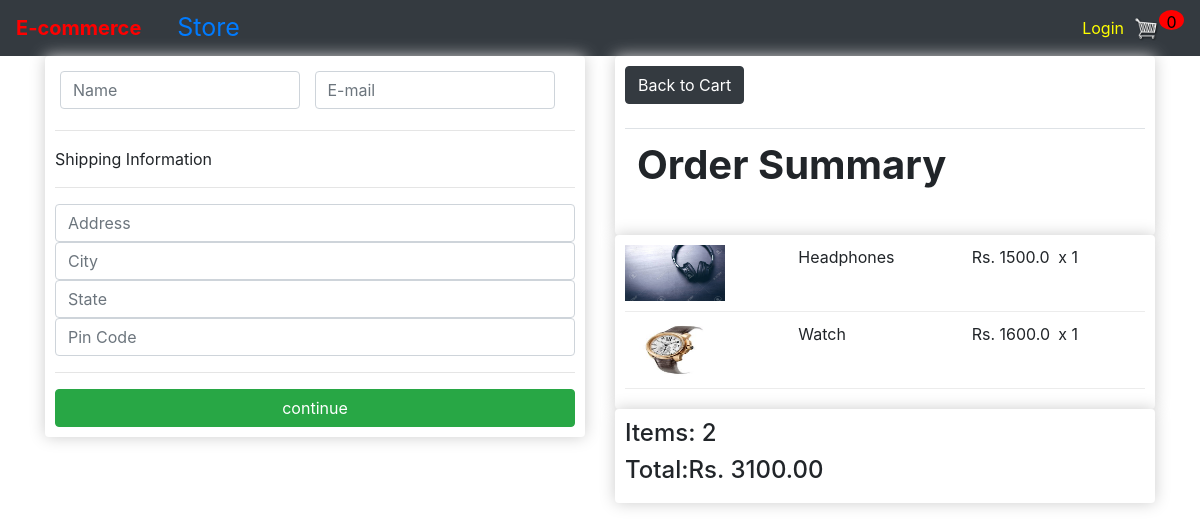
/checkout/ (signed in), run on an earlier commit of the app's database.
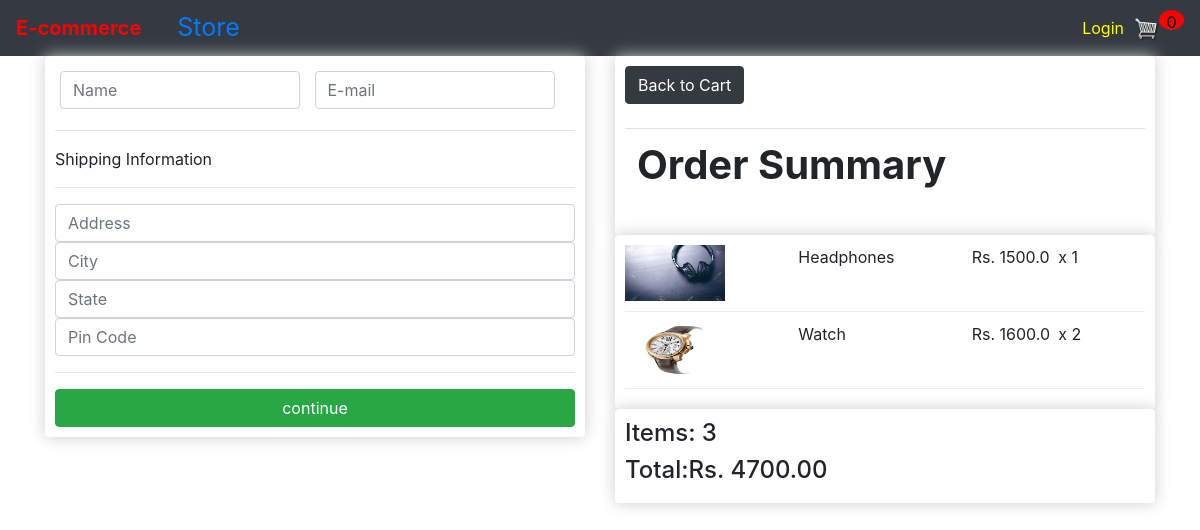
And on a later commit of the database.
### store/models.py (models this page shows, shortened)
class OrderItem(models.Model):
    product = models.ForeignKey(Product, on_delete=models.SET_NULL, blank=True, null=True)
    order = models.ForeignKey(Order, on_delete=models.SET_NULL, blank=True, null=True)
    quantity = models.IntegerField(default=0, null=True, blank=True)
    data_added = models.DateTimeField(auto_now_add=True)
    @property
    def get_total(self):
         total = self.product.price*self.quantity
         return total

class Order(models.Model):
    customer = models.ForeignKey(Customer, on_delete=models.SET_NULL, blank=True , null=True);
    date_order = models.DateTimeField(auto_now_add = True)
    complete = models.BooleanField(default = False , null = True, blank=False)
    transaction_id = models.CharField(max_length=200, null=True)
    @property
    def get_cart_total(self):
        orderitems = self.orderitem_set.all()
        total = sum([item.get_total for item in orderitems])
        return total
    @property
    def get_cart_items(self):
        orderitems = self.orderitem_set.all()
        total = sum([item.quantity for item in orderitems])
        return total

class Product(models.Model):
    name = models.CharField(max_length=200, null=True)
    price = models.FloatField()
    digital = models.BooleanField(default=False, null=True, blank= False)
    image = models.ImageField(null=True, blank=True)
    @property
    def imageURL(self):
        try:
            url = self.image.url
        except:
            url = ''
        return url

### store/views.py (the view)
# urls.py: path('checkout/',views.checkout,name="checkout"),
def checkout(request):
    if request.user.is_authenticated:
        customer = request.user.customer
        order , created = Order.objects.get_or_create(customer=customer, complete=False)
        items = order.orderitem_set.all()
    else:
        items = []
        order = {'get_cart_total':0,'get_cart_items':0}
    context={'items':items,'order':order}
    return render(request,'store/checkout.html',context)

### store/templates/store/checkout.html
{% extends 'store/main.html'%}
{% load static %}
{% block content %}
<div>
    <div class="row">
        <div class="col-lg-6">
            <div class="box-element">
                    <form>
                        <div id="user-info">
                            <div class="form-field">
                                  <input required class="form-control" type="text" name="Name" placeholder="Name">
                            </div>
                            <div class="form-field">
                                 <input required class="form-control" type="text" name="E-mail" placeholder="E-mail">
                            </div>
                        </div>
                        <div id="Shopping-info">
                            <hr>
                            <p>Shipping Information</p>
                            <hr>
                            <input required class="form-control" type="text" name="adress" placeholder="Address">
                            <input required class="form-control" type="text" name="city" placeholder="City">
                            <input required class="form-control" type="text" name="State" placeholder="State">
                            <input required class="form-control" type="text" name="Pin Code" placeholder="Pin Code">
                        </div>
                        <hr>
                        <input type="submit" class="btn btn-success btn-block" value="continue">
                    </form>
            </div>
        </div>
         <div class="col-lg-6">
            <div class="box-element">
                    <a class="btn btn-dark" href="/cart">Back to Cart</a>
                  <br>
                  <br>
                    <table class="table">
                        <tr>
                            <th><h1><strong>Order Summary</strong></h1></th>
                        </tr>
                     </table>
            </div>
            <div class="box-element">
                {% for item in items%}
                <div class="cart-row">
                    <div style="flex:2"> <img  class="row-image" src="{{item.product.imageURL}}" alt=""></div>
                    <div style="flex:2">{{item.product.name}}</div>
                    <div style="flex:1">Rs. {{item.product.price}}</div>
                    <div style="flex:1">x {{item.quantity}}</div>
                </div>
                {% endfor %}
              </div>
              <div class="box-element">
                       <div> <strong> <h4>Items: {{order.get_cart_items}}</h4> </strong> </div>
                       <div> <strong> <h4>Total:Rs. {{order.get_cart_total|floatformat:2 }}</h4> </strong> </div>
              </div>
        </div>
    </div>
</div>
{% endblock content %}

What changed in the data, as far as the page shows it:
changed OrderItem "Watch": quantity "1" → "2"
changed through a linked row, Order: get_cart_items "2" → "3"; get_cart_total "3100.00" → "4700.00"
